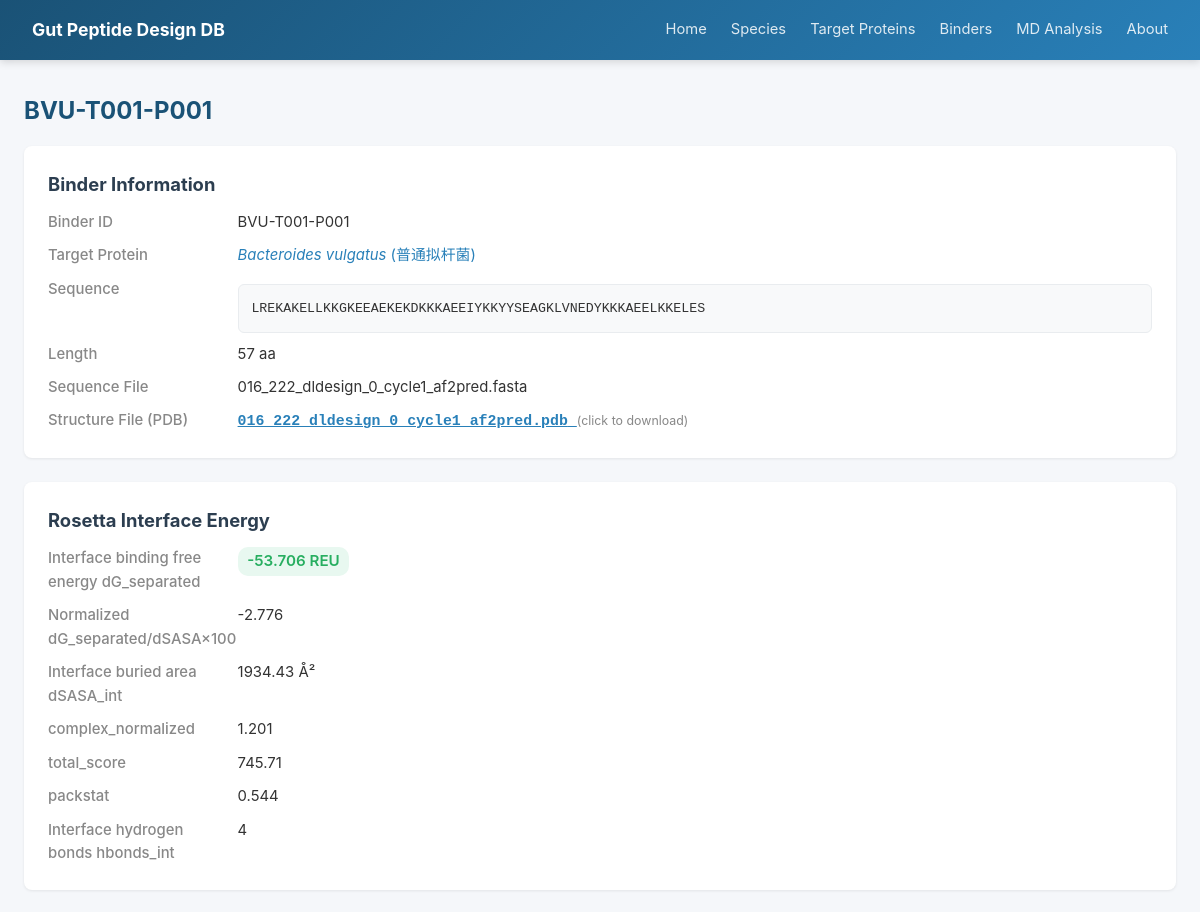
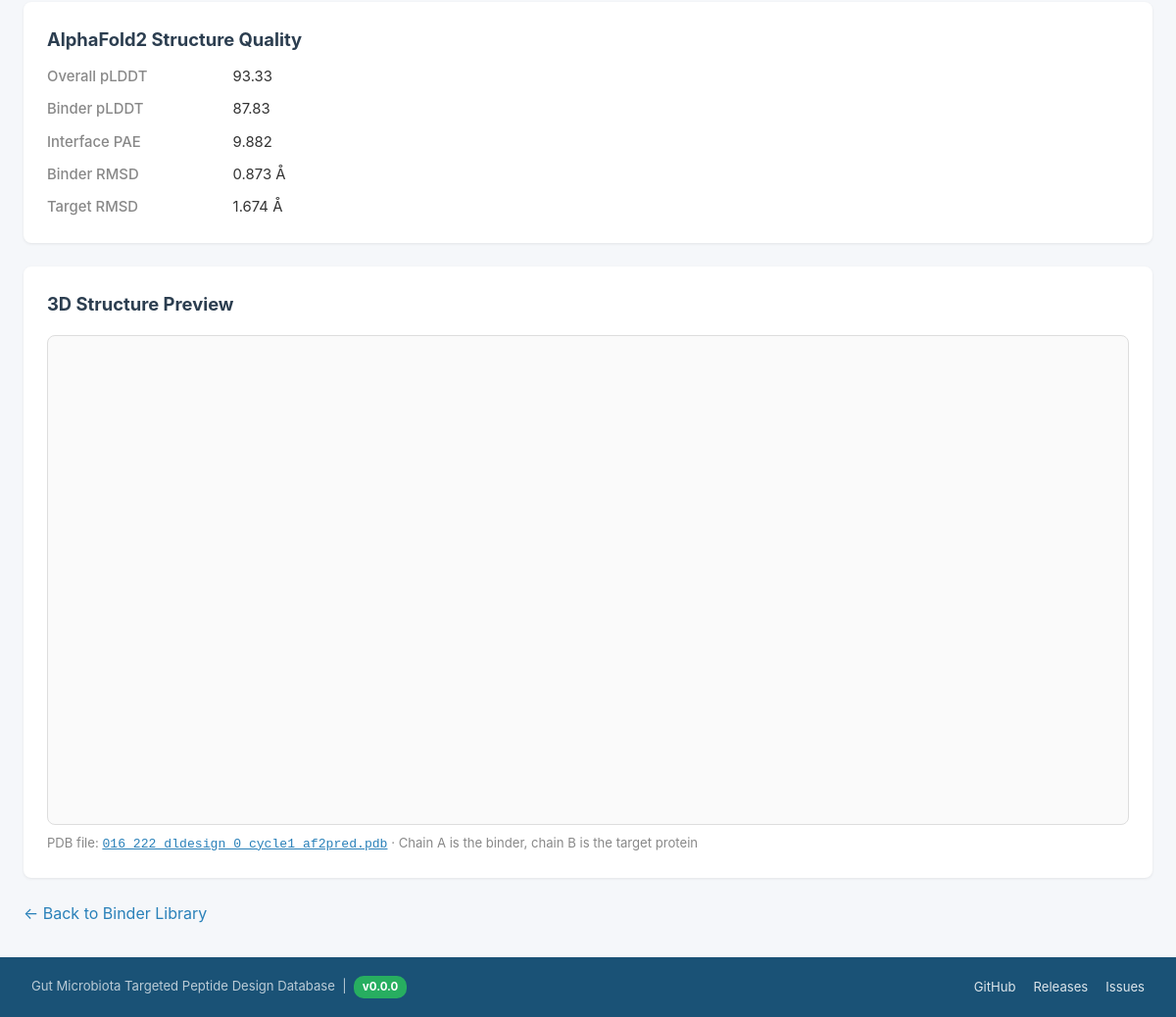
Page /binders/BVU-T001-P001 on the committed database (2 pictures, top to bottom).
### tables this page shows
CREATE TABLE Binder (
        Binder_ID       TEXT PRIMARY KEY,
        Species_ID      TEXT NOT NULL,
        Binder_Sequence TEXT,
        Length          INTEGER,
        Raw_Score       REAL,
        dG_sep_norm     REAL,
        dSASA_int       REAL,
        complex_norm    REAL,
        total_score     REAL,
        packstat        REAL,
        hbonds_int      INTEGER,
        pLDDT_total     REAL,
        pLDDT_binder    REAL,
        PAE_interaction REAL,
        binder_RMSD     REAL,
        target_RMSD     REAL,
        Sequence_File   TEXT,
        Structure_File  TEXT,
        Notes           TEXT,
        FOREIGN KEY (Species_ID) REFERENCES Species(Species_ID)
    );

CREATE TABLE Species (
        Species_ID      TEXT PRIMARY KEY,
        Scientific_Name TEXT NOT NULL,
        Chinese_Name    TEXT,
        Taxonomy_ID     INTEGER,
        Genome_Accession TEXT,
        Proteome_Source TEXT,
        Notes           TEXT
    );

### app.py (the view)
@app.route('/binders/<bid>')
def binder_detail(bid):
    db = get_db()
    b = db.execute("""
        SELECT b.*, s.Scientific_Name, s.Chinese_Name
        FROM Binder b JOIN Species s ON b.Species_ID=s.Species_ID
        WHERE b.Binder_ID=?
    """, (bid,)).fetchone()
    if not b: return "未找到", 404
    return render_template('binder_detail.html', b=b)

### app.py (called while the page is built)
@app.context_processor
def inject_meta():
    return {'DB_VERSION': DB_VERSION, 'REPO_URL': REPO_URL}

def get_db():
    if 'db' not in g:
        g.db = sqlite3.connect(DB_PATH)
        g.db.row_factory = sqlite3.Row
    return g.db

### templates/binder_detail.html (shortened to what this page needs)
{% extends "base.html" %}
{% block content %}
<h1>{{ b.Binder_ID }}</h1>
<div class="card">
    <h2>Binder Information</h2>
    <div class="detail-grid">
        <div class="detail-label">Binder ID</div><div>{{ b.Binder_ID }}</div>
        <div class="detail-label">Target Protein</div><div><a href="/species/{{ b.Species_ID }}"><em>{{ b.Scientific_Name }}</em> ({{ b.Chinese_Name }})</a></div>
        <div class="detail-label">Sequence</div><div class="seq-box" style="display:inline-block;">{{ b.Binder_Sequence }}</div>
        <div class="detail-label">Length</div><div>{{ b.Length or '-' }} aa</div>
        <div class="detail-label">Sequence File</div><div>{{ b.Sequence_File or '-' }}</div>
        <div class="detail-label">Structure File (PDB)</div>
        <div>
            {% if b.Structure_File %}
            <a href="#" onclick="confirmDownload('{{ b.Structure_File }}');return false;"
               style="font-family:monospace; text-decoration:underline; cursor:pointer;" title="Click to download the PDB file">
               <strong>{{ b.Structure_File }}</strong>
            </a>
            <small style="color:#888;">(click to download)</small>
            {% else %}-{% endif %}
        </div>
    </div>
</div>
<div class="card">
    <h2>Rosetta Interface Energy</h2>
    {% if b.Raw_Score is not none %}
    <div class="detail-grid">
        <div class="detail-label">Interface binding free energy dG_separated</div>
        <div><span class="badge {% if b.Raw_Score < -6 %}badge-green{% elif b.Raw_Score < -4 %}badge-blue{% else %}badge-orange{% endif %}" style="font-size:.95rem;">{{ "%.3f"|format(b.Raw_Score) }} REU</span></div>
        <div class="detail-label">Normalized dG_separated/dSASA×100</div><div>{{ "%.3f"|format(b.dG_sep_norm) }}</div>
        <div class="detail-label">Interface buried area dSASA_int</div><div>{{ "%.2f"|format(b.dSASA_int) }} Å²</div>
        <div class="detail-label">complex_normalized</div><div>{{ "%.3f"|format(b.complex_norm) }}</div>
        <div class="detail-label">total_score</div><div>{{ "%.2f"|format(b.total_score) }}</div>
        <div class="detail-label">packstat</div><div>{{ "%.3f"|format(b.packstat) }}</div>
        <div class="detail-label">Interface hydrogen bonds hbonds_int</div><div>{{ b.hbonds_int }}</div>
    </div>
    {% else %}
    <p style="color:#e67e22;">The Rosetta energy for this binder ({{ b.Structure_File }}) has not yet been compiled; to be added.</p>
    {% endif %}
</div>
<div class="card">
    <h2>AlphaFold2 Structure Quality</h2>
    {% if b.pLDDT_total is not none %}
    <div class="detail-grid">
        <div class="detail-label">Overall pLDDT</div><div>{{ "%.2f"|format(b.pLDDT_total) }}</div>
        <div class="detail-label">Binder pLDDT</div><div>{{ "%.2f"|format(b.pLDDT_binder) }}</div>
        <div class="detail-label">Interface PAE</div><div>{{ "%.3f"|format(b.PAE_interaction) }}</div>
        <div class="detail-label">Binder RMSD</div><div>{{ "%.3f"|format(b.binder_RMSD) }} Å</div>
        <div class="detail-label">Target RMSD</div><div>{{ "%.3f"|format(b.target_RMSD) }} Å</div>
    </div>
    {% else %}
    <p style="color:#e67e22;">The AF2 quality metrics for this binder have not yet been compiled; to be added.</p>
    {% endif %}
</div>
{% if b.Structure_File %}
<div class="card">
    <h2>3D Structure Preview</h2>
    <div id="pdb-viewer"></div>
    <p style="font-size:.82rem; color:#888; margin-top:.5rem;">
        PDB file:
        <a href="#" onclick="confirmDownload('{{ b.Structure_File }}');return false;"
           style="font-family:monospace; text-decoration:underline; cursor:pointer;">{{ b.Structure_File }}</a>
        · Chain A is the binder, chain B is the target protein
    </p>
</div>
{% endif %}
<p><a href="/binders">&larr; Back to Binder Library</a></p>
{% endblock %}

### templates/base.html (style rules this page uses)
* { margin:0; padding:0; box-sizing:border-box; }
body { font-family:-apple-system,BlinkMacSystemFont,"Segoe UI","PingFang SC","Microsoft YaHei",sans-serif; background:#f5f7fa; color:#333; line-height:1.6; }
.card { background:white; border-radius:8px; box-shadow:0 1px 3px rgba(0,0,0,.08); padding:1.5rem; margin-bottom:1.5rem; }
.badge { display:inline-block; padding:.15rem .6rem; border-radius:10px; font-size:.75rem; font-weight:600; }
.badge-green { background:#e8f8f0; color:#27ae60; }
.detail-grid { display:grid; grid-template-columns:180px 1fr; gap:.6rem; font-size:.93rem; }
.detail-label { color:#888; font-weight:500; }
.seq-box { background:#f8f9fa; border:1px solid #e9ecef; border-radius:6px; padding:.8rem; font-family:"Courier New",monospace; font-size:.83rem; word-break:break-all; margin-top:.4rem; }
h1 { font-size:1.5rem; margin-bottom:1rem; color:#1a5276; }
h2 { font-size:1.15rem; margin-bottom:.7rem; color:#2c3e50; }
a { color:#2980b9; text-decoration:none; }
#pdb-viewer { position:relative; width:100%; height:500px; border:1px solid #ddd; border-radius:8px; margin-top:1rem; background:#fafafa; overflow:hidden; }

### rows in the picture
Binder: Binder_ID "BVU-T001-P001", Binder_Sequence "LREKAKELLKKGKEEAEKEKDKKKAEEIYKKYYSEAGKLVNEDYKKKAEELKKELES", Length "57", Sequence_File "016_222_dldesign_0_cycle1_af2pred.fasta", Structure_File "016_222_dldesign_0_cycle1_af2pred.pdb", Raw_Score "-53.706", dG_sep_norm "-2.776", dSASA_int "1934.43", complex_norm "1.201", total_score "745.71", packstat "0.544", hbonds_int "4", pLDDT_total "93.33", pLDDT_binder "87.83", PAE_interaction "9.882", binder_RMSD "0.873", target_RMSD "1.674"
Species: Scientific_Name "Bacteroides vulgatus", Chinese_Name "普通拟杆菌"

### other values in the picture
{{ DB_VERSION }} "0.0.0"
